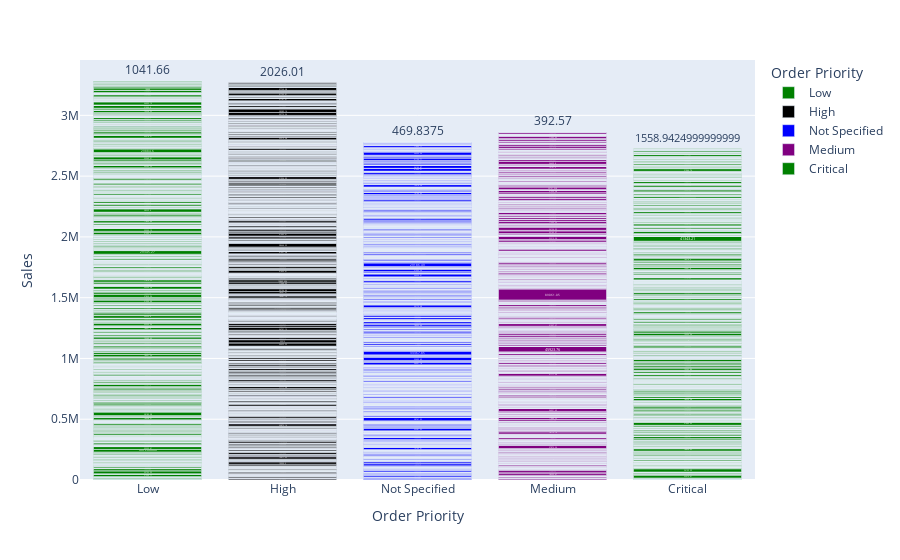

Source (notebook cell):
### Code cell
px.bar(sale_df,x="Order Priority",y="Sales",color="Order Priority",
       hover_data=["Profit","Discount"],
       text="Sales",
       color_discrete_sequence=["green","black","blue","purple"])

### Figure 1 — Plotly figure (JSON) as saved in the notebook; plotly's stock layout.template omitted (floating-point values rounded to 4 significant figures; data arrays with more than 128 entries replaced by an {"elided": "..."} marker saying what was removed)
{"data": [{"alignmentgroup": "True", "customdata": {"elided": "1720x2 float values"}, "hovertemplate": "Order Priority=%{x}<br>Sales=%{text}<br>Profit=%{customdata[0]}<br>Discount=%{customdata[1]}<extra></extra>", "legendgroup": "Low", "marker": {"color": "green", "pattern": {"shape": ""}}, "name": "Low", "offsetgroup": "Low", "orientation": "v", "showlegend": true, "text": {"elided": "1720 float values"}, "textposition": "auto", "type": "bar", "x": {"elided": "1720 str values"}, "xaxis": "x", "y": {"elided": "1720 float values"}, "yaxis": "y"}, {"alignmentgroup": "True", "customdata": {"elided": "1768x2 float values"}, "hovertemplate": "Order Priority=%{x}<br>Sales=%{text}<br>Profit=%{customdata[0]}<br>Discount=%{customdata[1]}<extra></extra>", "legendgroup": "High", "marker": {"color": "black", "pattern": {"shape": ""}}, "name": "High", "offsetgroup": "High", "orientation": "v", "showlegend": true, "text": {"elided": "1768 float values"}, "textposition": "auto", "type": "bar", "x": {"elided": "1768 str values"}, "xaxis": "x", "y": {"elided": "1768 float values"}, "yaxis": "y"}, {"alignmentgroup": "True", "customdata": {"elided": "1672x2 float values"}, "hovertemplate": "Order Priority=%{x}<br>Sales=%{text}<br>Profit=%{customdata[0]}<br>Discount=%{customdata[1]}<extra></extra>", "legendgroup": "Not Specified", "marker": {"color": "blue", "pattern": {"shape": ""}}, "name": "Not Specified", "offsetgroup": "Not Specified", "orientation": "v", "showlegend": true, "text": {"elided": "1672 float values"}, "textposition": "auto", "type": "bar", "x": {"elided": "1672 str values"}, "xaxis": "x", "y": {"elided": "1672 float values"}, "yaxis": "y"}, {"alignmentgroup": "True", "customdata": {"elided": "1631x2 float values"}, "hovertemplate": "Order Priority=%{x}<br>Sales=%{text}<br>Profit=%{customdata[0]}<br>Discount=%{customdata[1]}<extra></extra>", "legendgroup": "Medium", "marker": {"color": "purple", "pattern": {"shape": ""}}, "name": "Medium", "offsetgroup": "Medium", "orientation": "v", "showlegend": true, "text": {"elided": "1631 float values"}, "textposition": "auto", "type": "bar", "x": {"elided": "1631 str values"}, "xaxis": "x", "y": {"elided": "1631 float values"}, "yaxis": "y"}, {"alignmentgroup": "True", "customdata": {"elided": "1608x2 float values"}, "hovertemplate": "Order Priority=%{x}<br>Sales=%{text}<br>Profit=%{customdata[0]}<br>Discount=%{customdata[1]}<extra></extra>", "legendgroup": "Critical", "marker": {"color": "green", "pattern": {"shape": ""}}, "name": "Critical", "offsetgroup": "Critical", "orientation": "v", "showlegend": true, "text": {"elided": "1608 float values"}, "textposition": "auto", "type": "bar", "x": {"elided": "1608 str values"}, "xaxis": "x", "y": {"elided": "1608 float values"}, "yaxis": "y"}], "layout": {"barmode": "relative", "legend": {"title": {"text": "Order Priority"}, "tracegroupgap": 0}, "margin": {"t": 60}, "xaxis": {"anchor": "y", "categoryarray": ["Low", "High", "Not Specified", "Medium", "Critical"], "categoryorder": "array", "domain": [0, 1], "title": {"text": "Order Priority"}}, "yaxis": {"anchor": "x", "domain": [0, 1], "title": {"text": "Sales"}}}}
